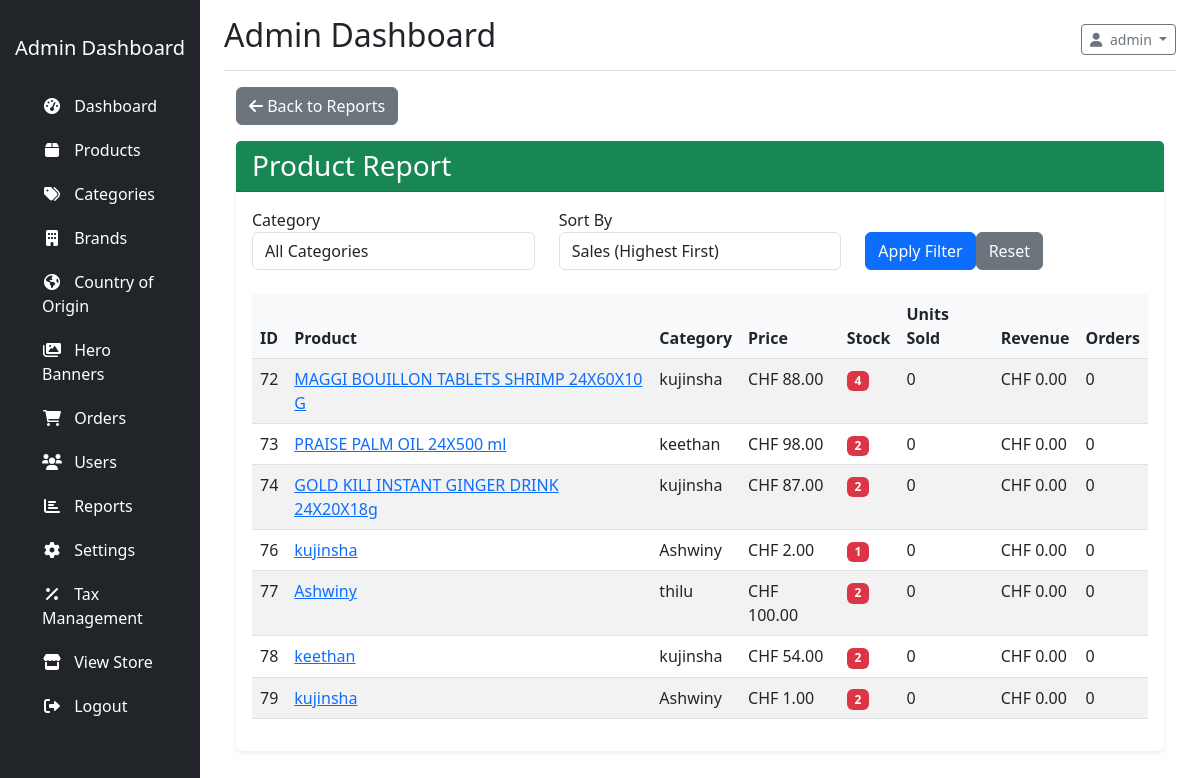
Page /?controller=report&action=products (signed in) on the committed database.
### tables this page shows
CREATE TABLE IF NOT EXISTS `products` (
  `id` int NOT NULL AUTO_INCREMENT,
  `name` varchar(255) NOT NULL,
  `description` text,
  `price` decimal(10,2) NOT NULL,
  `sale_price` decimal(10,2) DEFAULT NULL,
  `stock_quantity` int NOT NULL DEFAULT '0',
  `sku` varchar(50) DEFAULT NULL,
  `category_id` int DEFAULT NULL,
  `brand_id` int DEFAULT NULL,
  `image` varchar(255) DEFAULT NULL,
  `status` enum('active','inactive','out_of_stock') DEFAULT 'active',
  `created_at` timestamp NULL DEFAULT CURRENT_TIMESTAMP,
  `updated_at` timestamp NULL DEFAULT CURRENT_TIMESTAMP ON UPDATE CURRENT_TIMESTAMP,
  `add_date` date NOT NULL DEFAULT (curdate()),
  `expiry_date` date DEFAULT NULL,
  `is_new` tinyint(1) NOT NULL DEFAULT '0',
  `country_id` int DEFAULT NULL,
  `price2` decimal(10,2) DEFAULT NULL,
  `price3` decimal(10,2) DEFAULT NULL,
  PRIMARY KEY (`id`),
  UNIQUE KEY `sku` (`sku`),
  KEY `category_id` (`category_id`),
  KEY `fk_products_brands` (`brand_id`)
);

CREATE TABLE IF NOT EXISTS `categories` (
  `id` int NOT NULL AUTO_INCREMENT,
  `name` varchar(100) NOT NULL,
  `description` text,
  `icon` varchar(50) DEFAULT NULL,
  `image` varchar(255) DEFAULT NULL,
  `parent_id` int DEFAULT NULL,
  `status` tinyint(1) DEFAULT '1',
  `created_at` timestamp NULL DEFAULT CURRENT_TIMESTAMP,
  `updated_at` timestamp NULL DEFAULT CURRENT_TIMESTAMP ON UPDATE CURRENT_TIMESTAMP,
  `tax_id` int DEFAULT NULL,
  PRIMARY KEY (`id`),
  KEY `parent_id` (`parent_id`),
  KEY `fk_categories_tax` (`tax_id`)
);

CREATE TABLE IF NOT EXISTS `settings` (
  `id` int NOT NULL AUTO_INCREMENT,
  `key` varchar(100) NOT NULL,
  `value` text,
  `group` varchar(50) DEFAULT 'general',
  `created_at` timestamp NULL DEFAULT CURRENT_TIMESTAMP,
  `updated_at` timestamp NULL DEFAULT CURRENT_TIMESTAMP ON UPDATE CURRENT_TIMESTAMP,
  PRIMARY KEY (`id`),
  UNIQUE KEY `key` (`key`)
);

### app/controllers/ReportController.php (called while the page is built, shortened)
<?php
class ReportController extends Controller {
    private $productModel;
    public function __construct() {
        $this->productModel = $this->model('Product');
    }
    public function products() {
        $categoryId = $this->get('category_id', 0);
        $sortBy = $this->get('sort_by', 'sales');
        $productData = $this->productModel->getProductReport($categoryId, $sortBy);
        $categoryModel = $this->model('Category');
        $categories = $categoryModel->getActiveCategories();
        $this->view('admin/reports/products', [
            'productData' => $productData,
            'categories' => $categories,
            'categoryId' => $categoryId,
            'sortBy' => $sortBy
        ]);
    }
}

### config/database.php (called while the page is built, shortened)
<?php
class Database {
    private $host = DB_HOST;
    private $user = DB_USER;
    private $pass = DB_PASS;
    private $dbname = DB_NAME;
    private $conn;
    private $stmt;
    public function __construct() {
        $dsn = 'mysql:host=' . $this->host . ';dbname=' . $this->dbname;
        $options = array(
            PDO::ATTR_PERSISTENT => true,
            PDO::ATTR_ERRMODE => PDO::ERRMODE_EXCEPTION,
            PDO::ATTR_DEFAULT_FETCH_MODE => PDO::FETCH_ASSOC,
            PDO::ATTR_EMULATE_PREPARES => false
        );
        try {
            $this->conn = new PDO($dsn, $this->user, $this->pass, $options);
        } catch(PDOException $e) {
            $this->error = $e->getMessage();
        }
    }
    public function query($query) {
        $this->stmt = null;
        try {
            $this->stmt = $this->conn->prepare($query);
            return true;
        } catch(PDOException $e) {
            $this->error = $e->getMessage();
            error_log('PDO Query Error: ' . $this->error . ' - Query: ' . $query);
            throw $e;
        }
    }
    public function bind($param, $value, $type = null) {
        if(is_null($type)) {
            switch(true) {
                case is_int($value):
                    $type = PDO::PARAM_INT;
                    break;
                default:
                    $type = PDO::PARAM_STR;
            }
        }
        try {
            $result = $this->stmt->bindValue($param, $value, $type);
            return true;
        } catch(PDOException $e) {
            $this->error = $e->getMessage();
            error_log('PDO Bind Error: ' . $this->error . ' - Param: ' . $param);
            return false;
        }
    }
    public function execute() {
        try {
            return $this->stmt->execute();
        } catch(PDOException $e) {
            $this->error = $e->getMessage();
            error_log('Execute Error: ' . $this->error);
            return false;
        }
    }
    public function resultSet() {
        try {
            if(!$this->execute()) {
                return [];
            }
            return $this->stmt->fetchAll();
        } catch(PDOException $e) {
            $this->error = $e->getMessage();
            error_log('ResultSet Error: ' . $this->error);
            return [];
        }
    }
    public function single() {
        try {
            if(!$this->execute()) {
                return false;
            }
            return $this->stmt->fetch();
        } catch(PDOException $e) {
            $this->error = $e->getMessage();
            error_log('Single Error: ' . $this->error);
            return false;
        }
    }
}

### app/models/Product.php (called while the page is built, shortened)
<?php
if (class_exists('Product')) {
    return;
}
class Product extends Model {
    protected $db;
    protected $table = 'products';
    public function __construct($db = null) {
        if ($db instanceof Database) {
            $this->db = $db;
        } else {
            $this->db = new Database;
        }
    }
    public function getProductReport($categoryId = 0, $sortBy = 'sales') {
        $categoryFilter = $categoryId > 0 ? "AND p.category_id = :category_id" : "";
        $orderBy = "total_sold DESC";
        switch($sortBy) {
            case 'sales':
            default:
                $orderBy = "total_sold DESC";
                break;
        }
        $sql = "SELECT p.*, c.name as category_name,
                SUM(IFNULL(oi.quantity, 0)) as total_sold,
                COUNT(DISTINCT o.id) as order_count,
                SUM(IFNULL(oi.quantity * oi.price, 0)) as revenue
                FROM {$this->table} p
                LEFT JOIN categories c ON p.category_id = c.id
                LEFT JOIN order_items oi ON p.id = oi.product_id
                LEFT JOIN orders o ON oi.order_id = o.id
                WHERE p.status = :status {$categoryFilter}
                GROUP BY p.id
                ORDER BY {$orderBy}";
        if(!$this->db->query($sql)) {
            $this->lastError = $this->db->getError();
            return [];
        }
        $this->db->bind(':status', 'active');
        return $this->db->resultSet();
    }
}

### app/helpers.php (called while the page is built, shortened)
<?php
function formatCurrency($amount, $currency = null) {
    if ($currency === null) {
        $settingModel = new Setting();
        $currency = $settingModel->getSetting('store_currency_symbol', '₹');
    }
    return $currency . ' ' . number_format((float)$amount, 2);
}

### app/models/Model.php (called while the page is built, shortened)
<?php
require_once ROOT_PATH . 'config/database.php';
class Model {
    public function __construct() {
        try {
            $this->db = new Database();
        } catch (Exception $e) {
            error_log('Database connection error in Model: ' . $e->getMessage());
            throw new Exception('Failed to connect to database. Please check your configuration.');
        }
    }
}

### app/models/Setting.php (called while the page is built, shortened)
<?php
class Setting extends Model {
    protected $table = 'settings';
    public function getSetting($key, $default = null) {
        $sql = "SELECT value FROM {$this->table} WHERE `key` = :key";
        if(!$this->db->query($sql)) {
            $this->lastError = $this->db->getError();
            return $default;
        }
        $this->db->bind(':key', $key);
        $result = $this->db->single();
        return $result ? $result['value'] : $default;
    }
}

### app/views/admin/reports/products.php (the view, shortened to what this page needs)
<?php require_once APP_PATH . 'views/admin/layouts/header.php'; ?>
<div class="container-fluid">
    <div class="row">
        <div class="col-md-12 mb-3">
            <a href="<?php echo BASE_URL; ?>?controller=report&action=index" class="btn btn-secondary">
                <i class="fas fa-arrow-left"></i> Back to Reports
            </a>
        </div>
    </div>
    <div class="row">
        <div class="col-md-12">
            <div class="card shadow-sm">
                <div class="card-header bg-success text-white">
                    <h3 class="card-title mb-0">Product Report</h3>
                </div>
                <div class="card-body">
                    <form action="<?php echo BASE_URL; ?>?controller=report&action=products" method="GET" class="mb-4">
                        <div class="row">
                            <div class="col-md-4">
                                <div class="form-group">
                                    <label for="category_id">Category</label>
                                    <select class="form-control" id="category_id" name="category_id">
                                        <option value="0" <?php echo $categoryId == 0 ? 'selected' : ''; ?>>All Categories</option>
                                    </select>
                                </div>
                            </div>
                            <div class="col-md-4">
                                <div class="form-group">
                                    <label for="sort_by">Sort By</label>
                                    <select class="form-control" id="sort_by" name="sort_by">
                                        <option value="sales" <?php echo $sortBy == 'sales' ? 'selected' : ''; ?>>Sales (Highest First)</option>
                                    </select>
                                </div>
                            </div>
                            <div class="col-md-4 d-flex align-items-end">
                                <button type="submit" class="btn btn-primary">Apply Filter</button>
                                <a href="<?php echo BASE_URL; ?>?controller=report&action=products" class="btn btn-secondary ml-2">Reset</a>
                            </div>
                        </div>
                    </form>
                    <?php if(empty($productData)): ?>
                        <div class="alert alert-info">No product data available.</div>
                    <?php else: ?>
                        <div class="table-responsive">
                            <table class="table table-striped table-hover">
                                <thead>
                                    <tr>
                                        <th>ID</th>
                                        <th>Product</th>
                                        <th>Category</th>
                                        <th>Price</th>
                                        <th>Stock</th>
                                        <th>Units Sold</th>
                                        <th>Revenue</th>
                                        <th>Orders</th>
                                    </tr>
                                </thead>
                                <tbody>
                                    <?php foreach($productData as $product): ?>
                                        <tr>
                                            <td><?php echo $product['id']; ?></td>
                                            <td>
                                                <a href="<?php echo BASE_URL; ?>?controller=product&action=adminEdit&id=<?php echo $product['id']; ?>">
                                                    <?php echo $product['name']; ?>
                                                </a>
                                            </td>
                                            <td><?php echo $product['category_name']; ?></td>
                                            <td><?php echo formatCurrency($product['price']); ?></td>
                                            <td>
                                                <?php if($product['stock_quantity'] <= 5): ?>
                                                    <span class="badge bg-danger"><?php echo $product['stock_quantity']; ?></span>
                                                <?php elseif($product['stock_quantity'] <= 10): ?>
                                                    <span class="badge bg-warning"><?php echo $product['stock_quantity']; ?></span>
                                                <?php else: ?>
                                                    <?php echo $product['stock_quantity']; ?>
                                                <?php endif; ?>
                                            </td>
                                            <td><?php echo $product['total_sold'] ?? 0; ?></td>
                                            <td><?php echo formatCurrency($product['revenue'] ?? 0); ?></td>
                                            <td><?php echo $product['order_count'] ?? 0; ?></td>
                                        </tr>
                                    <?php endforeach; ?>
                                </tbody>
                            </table>
                        </div>
                    <?php endif; ?>
                </div>
            </div>
        </div>
    </div>
</div>
<?php require_once APP_PATH . 'views/admin/layouts/footer.php'; ?>

### public/assets/css/admin.css (style rules this page uses)
.card { border: none; box-shadow: 0 0.125rem 0.25rem rgba(0, 0, 0, 0.075); margin-bottom: 20px; }
.card-header { background-color: #f8f9fa; border-bottom: 1px solid rgba(0, 0, 0, 0.125); font-weight: 600; }
.table th { font-weight: 600; background-color: #f8f9fa; }

### rows in the picture
products: id "72", name "MAGGI BOUILLON TABLETS SHRIMP 24X60X10 G", category.name "kujinsha", price.value "CHF 88.00", stock_quantity "4", total_sold "0", revenue "CHF 0.00", order_count "0"
products: id "73", name "PRAISE PALM OIL 24X500 ml", category.name "keethan", price.value "CHF 98.00", stock_quantity "2", total_sold "0", revenue "CHF 0.00", order_count "0"
products: id "74", name "GOLD KILI INSTANT GINGER DRINK 24X20X18g", category.name "kujinsha", price.value "CHF 87.00", stock_quantity "2", total_sold "0", revenue "CHF 0.00", order_count "0"
products: id "76", name "kujinsha", category.name "Ashwiny", price.value "CHF 2.00", stock_quantity "1", total_sold "0", revenue "CHF 0.00", order_count "0"
products: id "77", name "Ashwiny", category.name "thilu", price.value "CHF 100.00", stock_quantity "2", total_sold "0", revenue "CHF 0.00", order_count "0"
products: id "78", name "keethan", category.name "kujinsha", price.value "CHF 54.00", stock_quantity "2", total_sold "0", revenue "CHF 0.00", order_count "0"
products: id "79", name "kujinsha", category.name "Ashwiny", price.value "CHF 1.00", stock_quantity "2", total_sold "0", revenue "CHF 0.00", order_count "0"

### other values in the picture
$_SESSION['user_name'] "admin"
